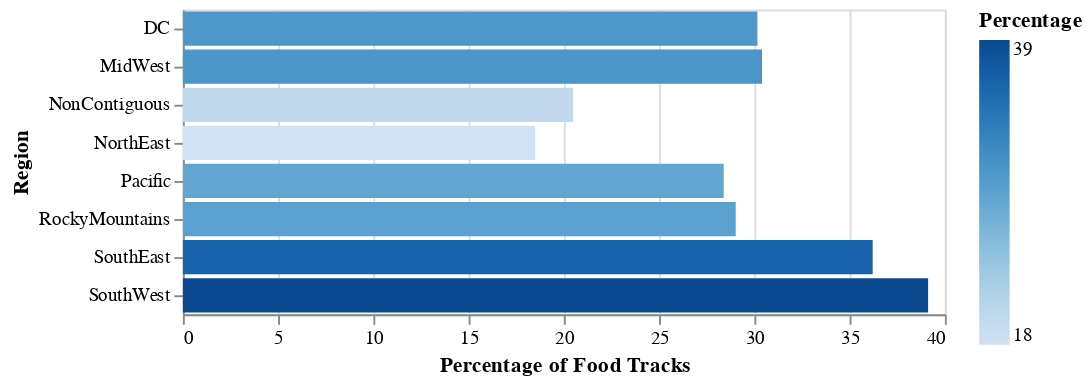

This figure's notebook cell:
### Code cell
regions_chart

### Figure 1 — Vega-Lite specification as saved in the notebook (floating-point values rounded to 4 significant figures)
{"config": {"view": {"continuousWidth": 400, "continuousHeight": 300}}, "data": {"name": "data-f179181ce1f47d728aef4e01a1a57f9c"}, "mark": "bar", "encoding": {"color": {"condition": {"field": "Percentage", "type": "quantitative", "selection": "selector002"}, "value": "grey"}, "tooltip": [{"field": "Percentage", "type": "quantitative"}, {"field": "Region", "type": "nominal"}], "x": {"field": "Percentage", "title": "Percentage of Food Tracks", "type": "quantitative"}, "y": {"field": "Region", "type": "nominal"}}, "selection": {"selector002": {"type": "single"}}, "$schema": "https://vega.github.io/schema/vega-lite/v4.17.0.json", "datasets": {"data-f179181ce1f47d728aef4e01a1a57f9c": [{"Region": "SouthWest", "Percentage": 39.12}, {"Region": "SouthEast", "Percentage": 36.21}, {"Region": "MidWest", "Percentage": 30.4}, {"Region": "Pacific", "Percentage": 28.39}, {"Region": "NonContiguous", "Percentage": 20.48}, {"Region": "DC", "Percentage": 30.16}, {"Region": "NorthEast", "Percentage": 18.49}, {"Region": "RockyMountains", "Percentage": 29.02}]}}
